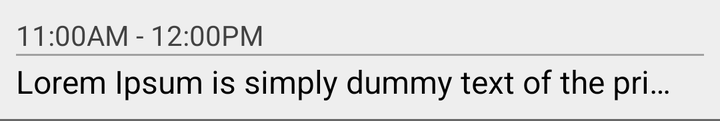
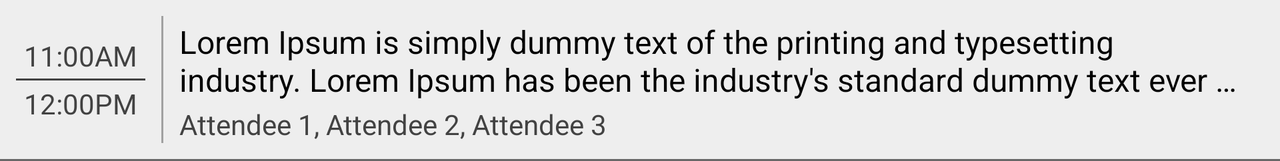

Two renders of one Android screen. The first uses the default layout on a phone; the second uses the alternative layout the repository ships for a different screen configuration, on a matching device. The two XML files are below.
<!-- AndroidManifest.xml: application theme Theme.MeetingsPlanner -->
<!-- res/layout/recycler_item.xml -->
<?xml version="1.0" encoding="utf-8"?>
<androidx.constraintlayout.widget.ConstraintLayout xmlns:android="http://schemas.android.com/apk/res/android"
    android:layout_width="match_parent"
    android:layout_height="wrap_content"
    xmlns:app="http://schemas.android.com/apk/res-auto"
    android:background="#eeeeee">

    <androidx.constraintlayout.widget.ConstraintLayout
        android:layout_width="match_parent"
        android:layout_height="wrap_content"
        android:id="@+id/layout_item"
        android:padding="8dp"
        app:layout_constraintTop_toTopOf="parent"
        app:layout_constraintLeft_toLeftOf="parent"
        app:layout_constraintRight_toRightOf="parent">
        <TextView
            android:layout_width="wrap_content"
            android:layout_height="wrap_content"
            android:id="@+id/meeting_start_time"
            android:text="11:00AM"
            android:textColor="#424242"
            app:layout_constraintTop_toTopOf="parent"
            app:layout_constraintLeft_toLeftOf="parent"/>
        <TextView
            android:layout_width="wrap_content"
            android:layout_height="wrap_content"
            android:id="@+id/meeting_time_divider"
            android:text=" - "
            android:textColor="#424242"
            app:layout_constraintTop_toTopOf="parent"
            app:layout_constraintLeft_toRightOf="@+id/meeting_start_time"/>
        <TextView
            android:layout_width="wrap_content"
            android:layout_height="wrap_content"
            android:id="@+id/meeting_stop_time"
            android:text="12:00PM"
            android:textColor="#424242"
            app:layout_constraintTop_toTopOf="parent"
            app:layout_constraintLeft_toRightOf="@+id/meeting_time_divider"/>
        <TextView
            android:layout_width="match_parent"
            android:layout_height="1dp"
            android:id="@+id/layout_divider"
            android:background="#A1A1A1"
            app:layout_constraintTop_toBottomOf="@+id/meeting_start_time"
            app:layout_constraintLeft_toLeftOf="parent"
            app:layout_constraintRight_toRightOf="parent"/>
        <TextView
            android:layout_width="match_parent"
            android:layout_height="wrap_content"
            android:id="@+id/meeting_desc"
            android:text="@string/dummy_text"
            android:textColor="#000"
            android:textSize="16sp"
            android:maxLines="1"
            android:ellipsize="end"
            android:paddingTop="2dp"
            android:paddingRight="8dp"
            app:layout_constraintTop_toBottomOf="@+id/layout_divider"
            app:layout_constraintLeft_toLeftOf="parent"
            app:layout_constraintRight_toRightOf="parent" />
    </androidx.constraintlayout.widget.ConstraintLayout>

    <TextView
        android:layout_width="match_parent"
        android:layout_height="1dp"
        android:id="@+id/layout_footer_div"
        android:background="#686868"
        app:layout_constraintTop_toBottomOf="@+id/layout_item"
        app:layout_constraintLeft_toLeftOf="parent"
        app:layout_constraintRight_toRightOf="parent"/>

</androidx.constraintlayout.widget.ConstraintLayout>
<!-- resources referenced by this layout -->
<resources>
  <string name="dummy_text">Lorem Ipsum is simply dummy text of the printing and typesetting industry. Lorem Ipsum has been the industry\'s standard dummy text ever since the 1500s, when an unknown printer took a galley of type and scrambled it to make a type specimen book.</string>
  <style name="Theme.MeetingsPlanner" parent="Theme.MaterialComponents.DayNight.DarkActionBar">
          
          <item name="colorPrimary">@color/purple_500</item>
          <item name="colorPrimaryVariant">@color/purple_700</item>
          <item name="colorOnPrimary">@color/white</item>
          
          <item name="colorSecondary">@color/teal_200</item>
          <item name="colorSecondaryVariant">@color/teal_700</item>
          <item name="colorOnSecondary">@color/black</item>
          
          <item name="android:statusBarColor" tools:targetApi="l">?attr/colorPrimaryVariant</item>
          
      </style>
</resources>
<!-- res/layout-land/recycler_item.xml (the repository's variant of the layout above) -->
<!-- drawn on the phone turned sideways -->
<?xml version="1.0" encoding="utf-8"?>
<androidx.constraintlayout.widget.ConstraintLayout xmlns:android="http://schemas.android.com/apk/res/android"
    android:layout_width="match_parent"
    android:layout_height="wrap_content"
    android:background="#eeeeee"
    xmlns:app="http://schemas.android.com/apk/res-auto">

    <androidx.constraintlayout.widget.ConstraintLayout
        android:layout_width="match_parent"
        android:layout_height="wrap_content"
        android:id="@+id/layout_item"
        android:padding="8dp"
        app:layout_constraintTop_toTopOf="parent"
        app:layout_constraintLeft_toLeftOf="parent"
        app:layout_constraintRight_toRightOf="parent">
        <androidx.constraintlayout.widget.ConstraintLayout
            android:layout_width="wrap_content"
            android:layout_height="wrap_content"
            android:id="@+id/meeting_time"
            app:layout_constraintTop_toTopOf="@+id/layout_divider"
            app:layout_constraintBottom_toBottomOf="@+id/layout_divider"
            app:layout_constraintLeft_toLeftOf="parent">
            <TextView
                android:layout_width="wrap_content"
                android:layout_height="wrap_content"
                android:id="@+id/meeting_start_time"
                android:text="@string/dummy_start_time"
                android:textColor="#424242"
                android:paddingLeft="4dp"
                android:paddingRight="4dp"
                app:layout_constraintTop_toTopOf="parent"
                app:layout_constraintLeft_toLeftOf="parent"
                app:layout_constraintRight_toRightOf="parent"/>

            <TextView
                android:layout_width="0dp"
                android:layout_height="1dp"
                android:id="@+id/meeting_time_divider"
                android:background="#424242"
                android:layout_marginTop="2dp"
                app:layout_constraintLeft_toLeftOf="parent"
                app:layout_constraintRight_toRightOf="parent"
                app:layout_constraintTop_toBottomOf="@+id/meeting_start_time" />
            <TextView
                android:layout_width="wrap_content"
                android:layout_height="wrap_content"
                android:id="@+id/meeting_stop_time"
                android:text="@string/dummy_end_time"
                android:textColor="#424242"
                android:paddingTop="2dp"
                android:paddingLeft="4dp"
                android:paddingRight="4dp"
                app:layout_constraintTop_toBottomOf="@+id/meeting_time_divider"
                app:layout_constraintLeft_toLeftOf="parent"
                app:layout_constraintRight_toRightOf="parent"/>
        </androidx.constraintlayout.widget.ConstraintLayout>

        <TextView
            android:layout_width="1dp"
            android:layout_height="0dp"
            android:id="@+id/layout_divider"
            android:background="#A1A1A1"
            android:layout_marginLeft="8dp"
            app:layout_constraintTop_toTopOf="parent"
            app:layout_constraintBottom_toBottomOf="parent"
            app:layout_constraintLeft_toRightOf="@+id/meeting_time"/>

        <TextView
            android:layout_width="0dp"
            android:layout_height="wrap_content"
            android:id="@+id/meeting_desc"
            android:text="@string/dummy_text"
            android:textColor="#000"
            android:textSize="16sp"
            android:maxLines="2"
            android:ellipsize="end"
            android:paddingTop="2dp"
            android:layout_marginLeft="8dp"
            android:paddingRight="12dp"
            app:layout_constraintTop_toTopOf="parent"
            app:layout_constraintLeft_toRightOf="@+id/layout_divider"
            app:layout_constraintRight_toRightOf="parent" />

        <TextView
            android:layout_width="0dp"
            android:layout_height="wrap_content"
            android:id="@+id/meeting_attendants"
            android:text="@string/dummy_meeting_attendants"
            android:textColor="#424242"
            android:paddingTop="2dp"
            android:layout_marginLeft="8dp"
            app:layout_constraintTop_toBottomOf="@+id/meeting_desc"
            app:layout_constraintLeft_toRightOf="@+id/layout_divider"
            app:layout_constraintRight_toRightOf="parent" />
    </androidx.constraintlayout.widget.ConstraintLayout>

    <TextView
        android:layout_width="match_parent"
        android:layout_height="1dp"
        android:id="@+id/layout_footer_div"
        android:background="#686868"
        app:layout_constraintTop_toBottomOf="@+id/layout_item"
        app:layout_constraintLeft_toLeftOf="parent"
        app:layout_constraintRight_toRightOf="parent"/>

</androidx.constraintlayout.widget.ConstraintLayout>
<!-- resources referenced by the variant -->
<!-- as the phone turned sideways resolves them -->
<resources>
  <string name="dummy_end_time">12:00PM</string>
  <string name="dummy_meeting_attendants">Attendee 1, Attendee 2, Attendee 3</string>
  <string name="dummy_start_time">11:00AM</string>
  <string name="dummy_text">Lorem Ipsum is simply dummy text of the printing and typesetting industry. Lorem Ipsum has been the industry\'s standard dummy text ever since the 1500s, when an unknown printer took a galley of type and scrambled it to make a type specimen book.</string>
  <style name="Theme.MeetingsPlanner" parent="Theme.MaterialComponents.DayNight.DarkActionBar">
          
          <item name="colorPrimary">@color/purple_500</item>
          <item name="colorPrimaryVariant">@color/purple_700</item>
          <item name="colorOnPrimary">@color/white</item>
          
          <item name="colorSecondary">@color/teal_200</item>
          <item name="colorSecondaryVariant">@color/teal_700</item>
          <item name="colorOnSecondary">@color/black</item>
          
          <item name="android:statusBarColor" tools:targetApi="l">?attr/colorPrimaryVariant</item>
          
      </style>
</resources>
